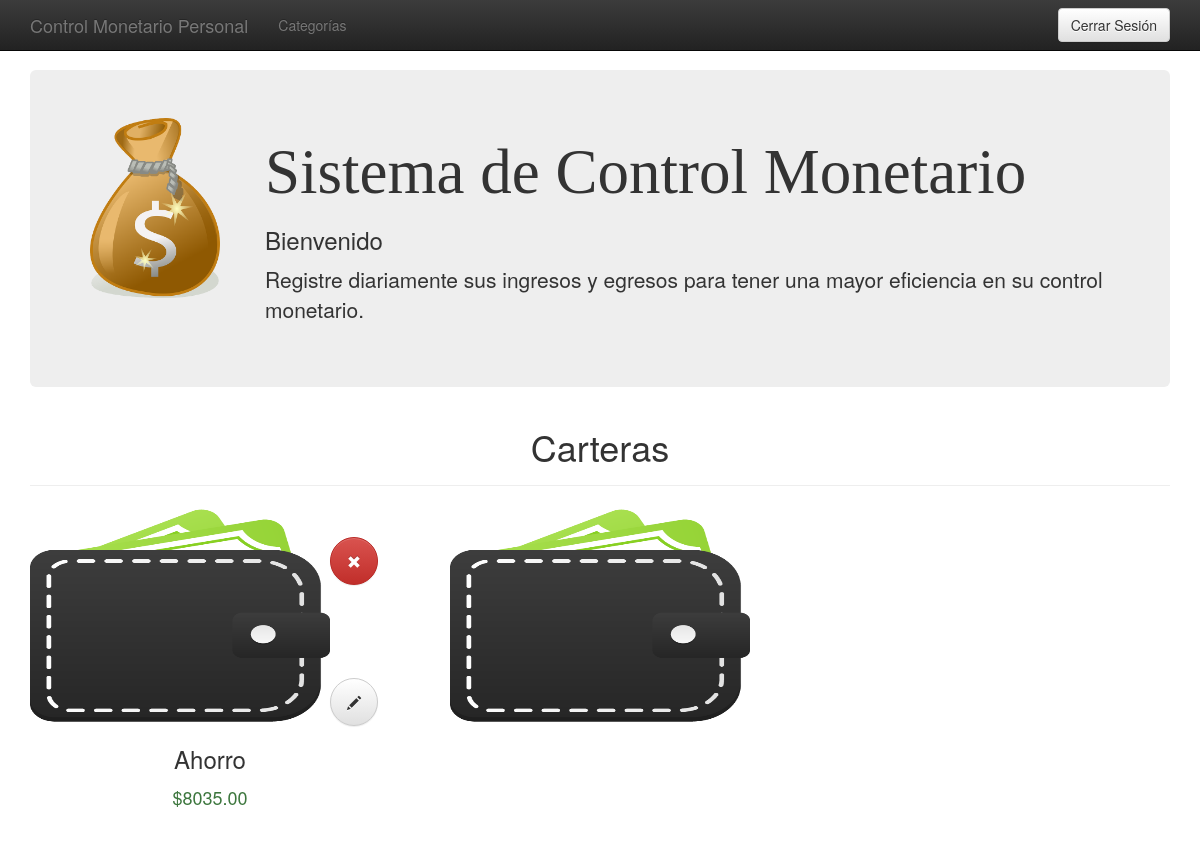
The app's page /Principal.php, older data.
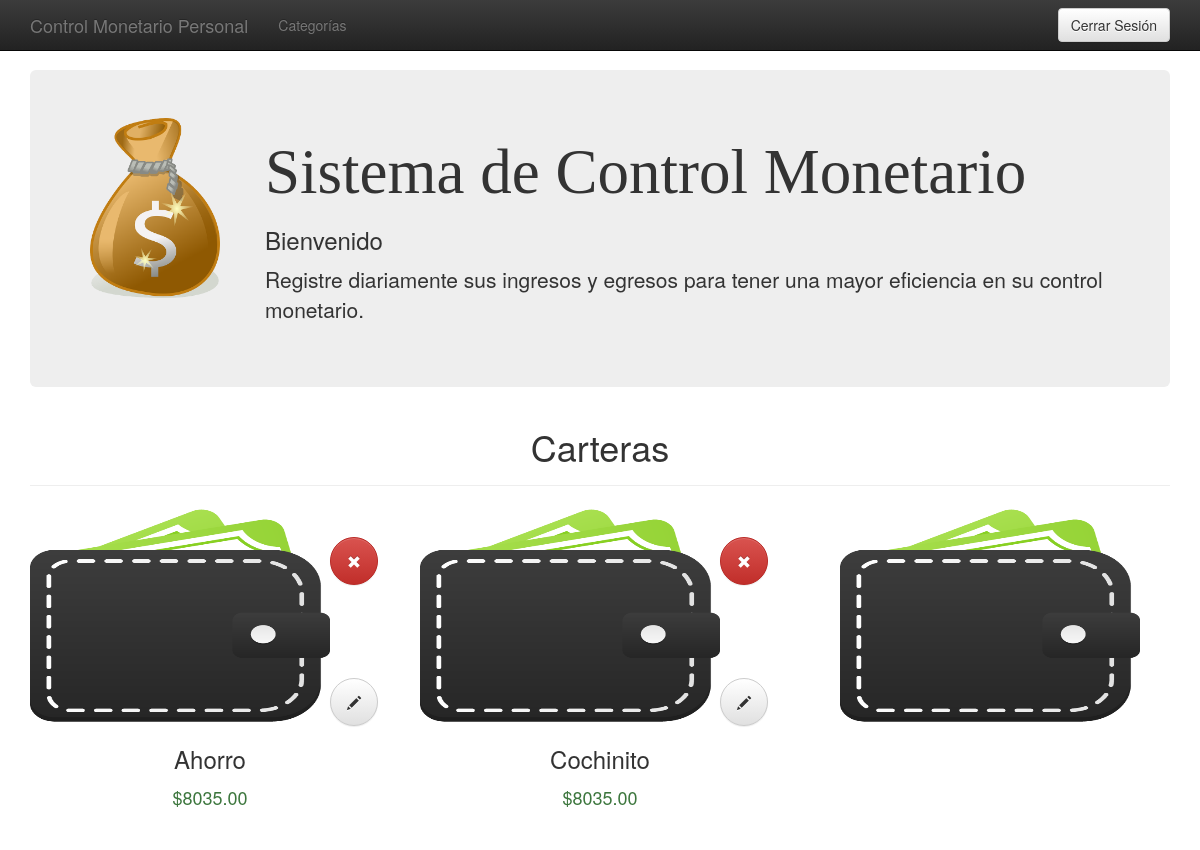
The same page, newer data.
### tables this page shows
CREATE TABLE IF NOT EXISTS `tblcartera` (
`id` int(11) NOT NULL,
  `nombre` varchar(255) NOT NULL,
  `activo` int(11) NOT NULL DEFAULT '1',
  `idUsuario` int(11) NOT NULL
);

### Principal.php (the view, shortened to what this page needs)
<html lang="en"><head><meta http-equiv="Content-Type" content="text/html; charset=UTF-8">
    <link rel="stylesheet" href="css/bootstrap.css" />
    <link rel="stylesheet" href="css/dataTables.tableTools.min.css" />
    <link rel="stylesheet" href="css/dataTables.bootstrap.css" />
    <link rel="stylesheet" href="css/alertify.min.css" />
    <link rel="stylesheet" href="css/alertify.bootstrap.css" />
    <link href="css/bootstrap.min.css" rel="stylesheet">
    <link href="css/bootstrap-theme.min.css" rel="stylesheet">
    <link href="theme.css" rel="stylesheet">
        </head>
  <body role="document">
    <div class="navbar navbar-inverse navbar-fixed-top" role="navigation">
      <div class="container">
        <div class="navbar-header">
          <a class="navbar-brand" href="#">Control Monetario Personal</a>
        </div>
          <div class="navbar-collapse collapse">
              <ul class="nav navbar-nav">
                  <li><a href="#" data-toggle='modal' data-target='#myModalCategorias'>Categorías</a></li>
              </ul>
              <form class="navbar-form navbar-right" action="logout.php">
                  <button type="submit" class="btn btn-default">Cerrar Sesi&oacute;n</button>
              </form>
          </div>
      </div>
    </div>
    <div class="container theme-showcase" role="main">
        <div class="jumbotron">
            <div class="row">
                <div class="col-lg-2">
                    <img alt="" src="images/monedas.png" width="130" height="180">
                </div>
                <div class="col-lg-10">
                    <h1 style="font-family: fantasy">Sistema de Control Monetario</h1>
                    <h3>Bienvenido <?php echo $_SESSION['username'] ?> </h3>
                    <p>Registre diariamente sus ingresos y egresos para tener una mayor eficiencia en su control monetario.</p>
                </div>
            </div>
        </div>
        <div class="page-header">
            <table style="text-align:center;">
                <tr>
                    <h1 class="text-center">Carteras</h1>
                </tr>
            </table>
        </div>
        <div>
            <?php
                    $sql = "SELECT c.id as Id, c.nombre as Nombre FROM tblcartera c
                            INNER JOIN tblusuario u
                            ON c.idUsuario = u.id
                            where c.activo = 1;";
                    $query = mysql_query($sql);
                    echo ' <div class="row">';
                    while($row = mysql_fetch_array($query))
                    {
                        echo '<div class="col-lg-4 text-center">
                    <div class="form-group">
                        <table>
                            <tr>
                                <td rowspan="2" width="66%"><a href="cartera.php?id='.$row['Id'].'"><img src="images/cartera.png" width="300" height="220"  /></a></td>
                                <td><button type="button" class="btn btn-danger botonesRedondos"> <span class="glyphicon glyphicon-remove"></span></button></td>
                            </tr>
                            <tr>
                                <td style="vertical-align: bottom;"><button type="Button" class="btnEditarCartera btn btn-default botonesRedondos"  ><span class="glyphicon glyphicon-pencil"></span></button></td>
                            </tr>
                        </table>
                    </div>
                    <div class="form-group text-center">
                        <h3>'.$row['Nombre'].'</h3>
                    </div>
                    <div class="form-group text-success">
                        <h4>$8035.00</h4>
                    </div>
                </div>';
                }
                echo "<div class=\"col-lg-4 text-center\">
                    <div class=\"form-group\">
                        <a href=\"#\" data-toggle='modal' data-target='#ModalNuevaCartera'><img src=\"images/cartera.png\" width=\"300\" height=\"220\"  /></a>
                    </div>
                </div>";
                echo '</div>';
                 ?>
        </div>
      </div>
</body>
</html>

### theme.css (style rules this page uses)
body { padding-top: 70px; padding-bottom: 30px; }

### Principal.php (style rules this page uses)
.botonesRedondos { height: 48px; width: 48px; border-radius: 24px; }

Row changes from the older to the newer data that the page shows:
added tblcartera: nombre "Cochinito"
